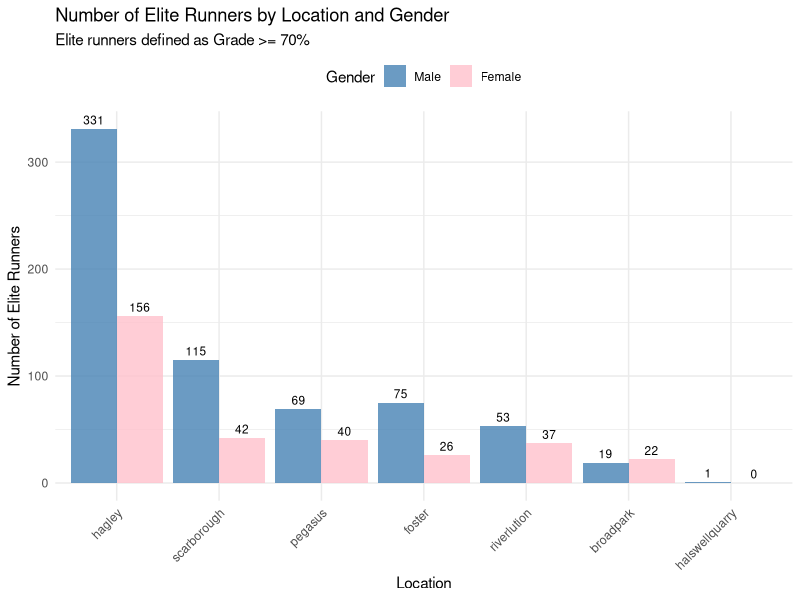
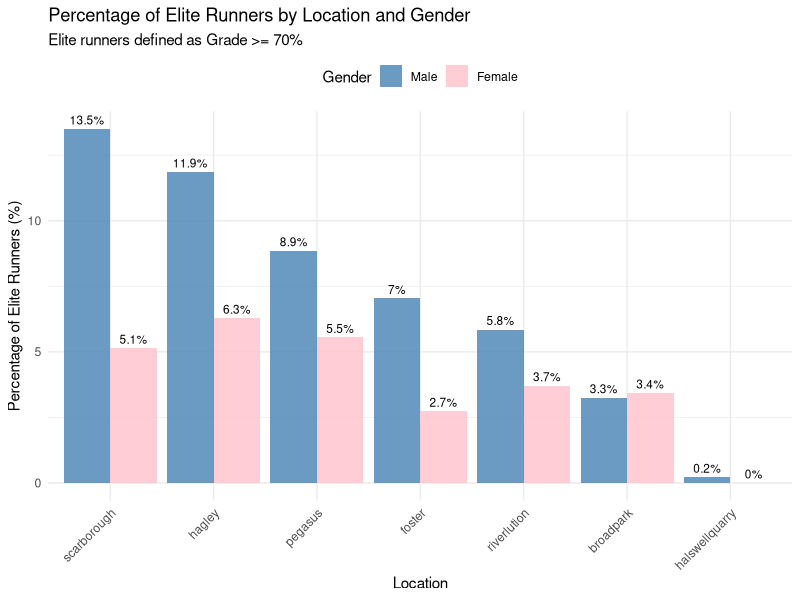
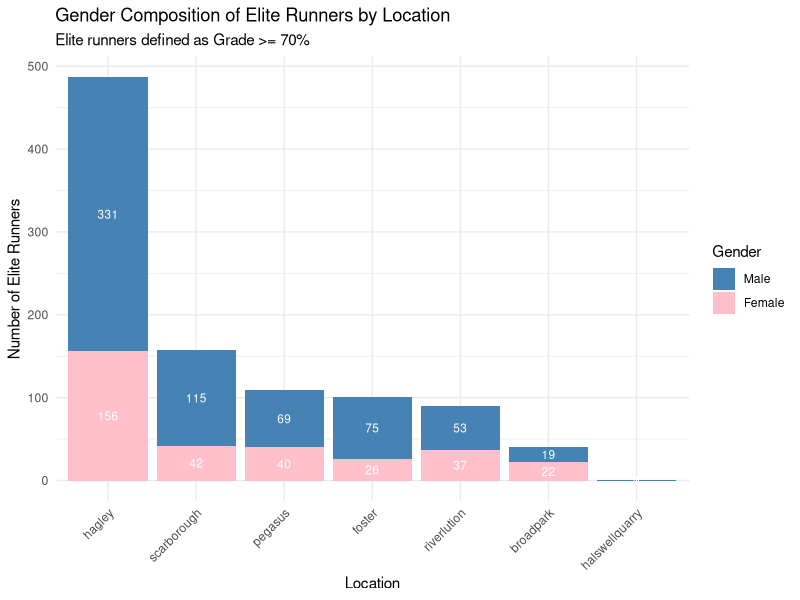
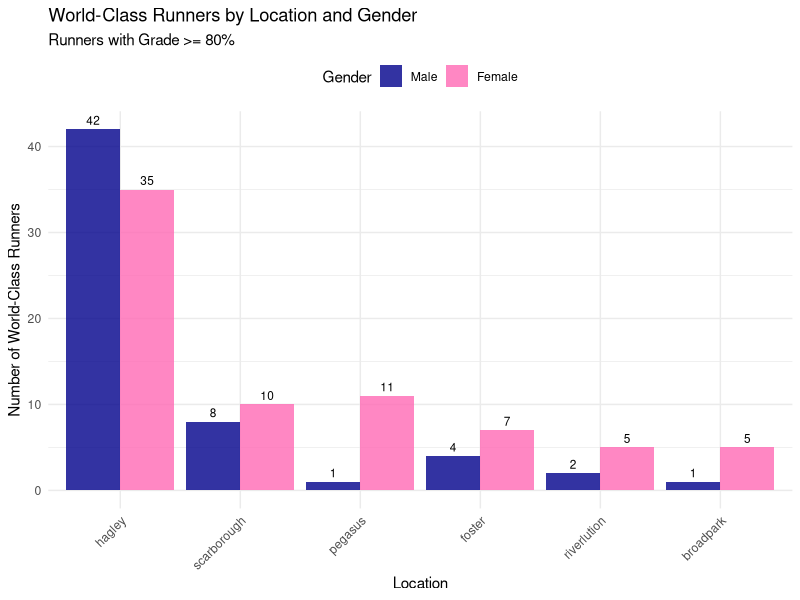
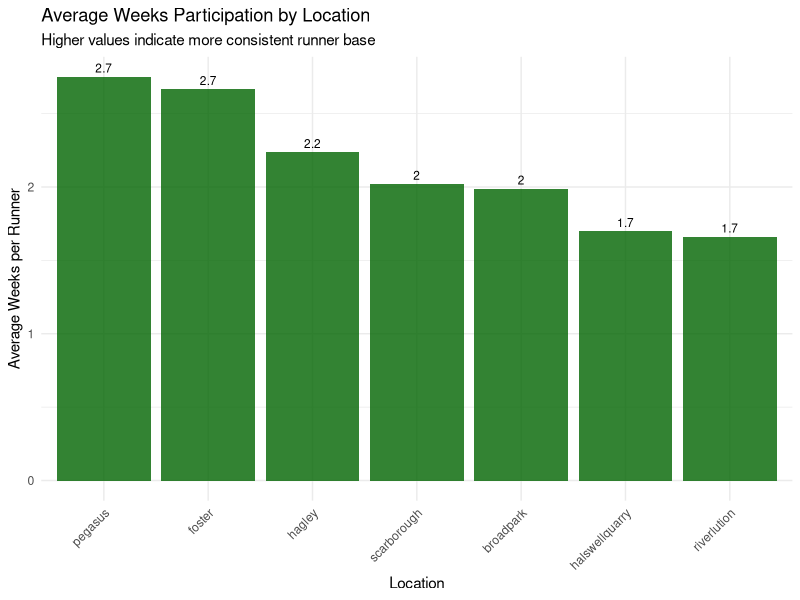
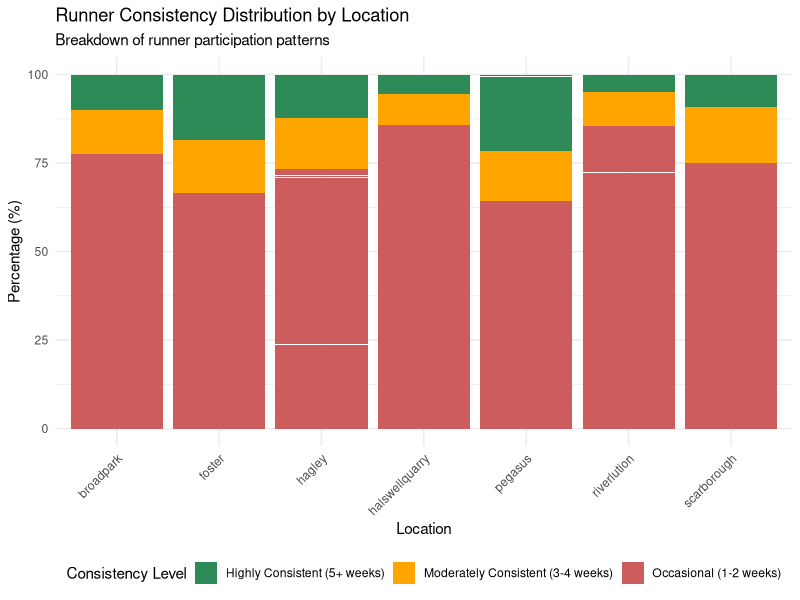
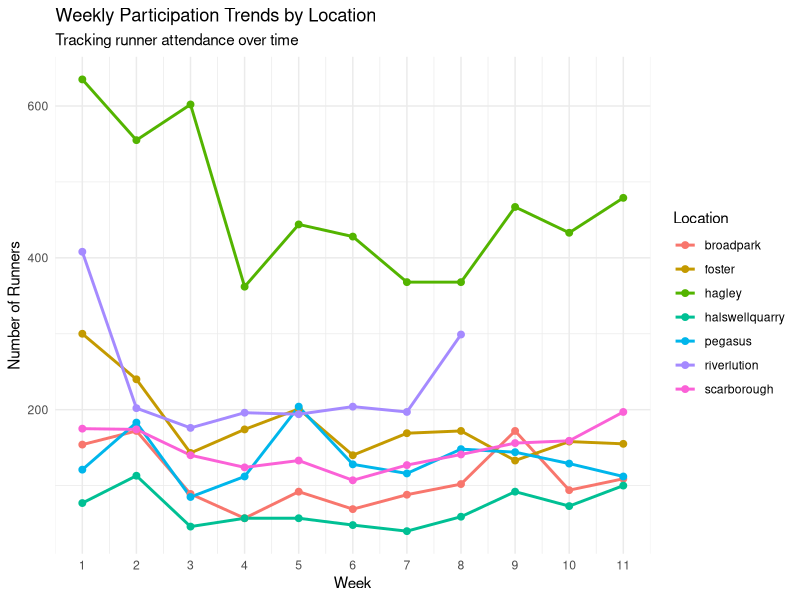

Here is the R script that generated these plots, in order: (Note: this script raises an error after producing the figures.)
# Load required libraries
library(tidyverse)
library(lubridate)
library(scales)
library(ggthemes)
library(ggplot2)
library(dplyr)

# Read the data
parkrun_data <- read.csv("clean-data.csv")

# Clean and prepare the data - using grade for elite classification
clean_data <- parkrun_data %>%
  filter(!is.na(Time_seconds) & Time_seconds > 0 & !is.na(grade)) %>%
  mutate(
    Time_minutes = Time_seconds / 60,
    elite_runner = grade >= 70,  
    week = as.factor(week),
    Gender = factor(Gender, levels = c("M", "F"))  # Ensure consistent gender coding
  )

# QUESTION 4: TARGETING ELITE RUNNERS USING GRADE

# Analyze elite runners by location and gender
elite_analysis_gender <- clean_data %>%
  group_by(parkrun, Gender) %>%
  summarise(
    total_runners = n(),
    elite_runners = sum(elite_runner),
    elite_percentage = elite_runners / total_runners * 100,
    avg_grade = mean(grade, na.rm = TRUE),
    max_grade = max(grade, na.rm = TRUE)
  ) %>%
  arrange(desc(elite_runners))

# Overall elite analysis by location
elite_analysis_overall <- clean_data %>%
  group_by(parkrun) %>%
  summarise(
    total_runners = n(),
    elite_runners = sum(elite_runner),
    elite_percentage = elite_runners / total_runners * 100,
    avg_grade = mean(grade, na.rm = TRUE)
  ) %>%
  arrange(desc(elite_runners))

print("Elite Runners Analysis by Location and Gender (Grade >= 70):")
print(elite_analysis_gender)

# Visualize elite runners distribution by gender

# Bar chart: Number of elite runners by location and gender
p1 <- ggplot(elite_analysis_gender, aes(x = reorder(parkrun, -elite_runners), y = elite_runners, fill = Gender)) +
  geom_bar(stat = "identity", position = "dodge", alpha = 0.8) +
  geom_text(aes(label = elite_runners), 
            position = position_dodge(width = 0.9), 
            vjust = -0.5, size = 3) +
  scale_fill_manual(values = c("M" = "steelblue", "F" = "pink"),
                    labels = c("M" = "Male", "F" = "Female")) +
  labs(title = "Number of Elite Runners by Location and Gender",
       subtitle = "Elite runners defined as Grade >= 70%",
       x = "Location", 
       y = "Number of Elite Runners",
       fill = "Gender") +
  theme_minimal() +
  theme(axis.text.x = element_text(angle = 45, hjust = 1),
        legend.position = "top")

print(p1)

# Bar chart: Percentage of elite runners by location and gender
p2 <- ggplot(elite_analysis_gender, aes(x = reorder(parkrun, -elite_percentage), y = elite_percentage, fill = Gender)) +
  geom_bar(stat = "identity", position = "dodge", alpha = 0.8) +
  geom_text(aes(label = paste0(round(elite_percentage, 1), "%")), 
            position = position_dodge(width = 0.9), 
            vjust = -0.5, size = 3) +
  scale_fill_manual(values = c("M" = "steelblue", "F" = "pink"),
                    labels = c("M" = "Male", "F" = "Female")) +
  labs(title = "Percentage of Elite Runners by Location and Gender",
       subtitle = "Elite runners defined as Grade >= 70%",
       x = "Location", 
       y = "Percentage of Elite Runners (%)",
       fill = "Gender") +
  theme_minimal() +
  theme(axis.text.x = element_text(angle = 45, hjust = 1),
        legend.position = "top")

print(p2)

# Additional visualization: Stacked bar chart showing gender composition
p3 <- ggplot(elite_analysis_gender, aes(x = reorder(parkrun, -elite_runners), y = elite_runners, fill = Gender)) +
  geom_bar(stat = "identity", position = "stack") +
  geom_text(aes(label = elite_runners), 
            position = position_stack(vjust = 0.5), 
            size = 3, color = "white") +
  scale_fill_manual(values = c("M" = "steelblue", "F" = "pink"),
                    labels = c("M" = "Male", "F" = "Female")) +
  labs(title = "Gender Composition of Elite Runners by Location",
       subtitle = "Elite runners defined as Grade >= 70%",
       x = "Location", 
       y = "Number of Elite Runners",
       fill = "Gender") +
  theme_minimal() +
  theme(axis.text.x = element_text(angle = 45, hjust = 1))

print(p3)

# High-performance analysis (Grade >= 80)
high_perf_analysis <- clean_data %>%
  filter(grade >= 80) %>%
  group_by(parkrun, Gender) %>%
  summarise(
    high_perf_runners = n(),
    avg_high_perf_grade = mean(grade, na.rm = TRUE)
  ) %>%
  arrange(desc(high_perf_runners))

print("High Performance Runners Analysis (Grade >= 80):")
print(high_perf_analysis)

# Visualization for high performance runners
p4 <- ggplot(high_perf_analysis, aes(x = reorder(parkrun, -high_perf_runners), y = high_perf_runners, fill = Gender)) +
  geom_bar(stat = "identity", position = "dodge", alpha = 0.8) +
  geom_text(aes(label = high_perf_runners), 
            position = position_dodge(width = 0.9), 
            vjust = -0.5, size = 3) +
  scale_fill_manual(values = c("M" = "darkblue", "F" = "hotpink"),
                    labels = c("M" = "Male", "F" = "Female")) +
  labs(title = "World-Class Runners by Location and Gender",
       subtitle = "Runners with Grade >= 80%",
       x = "Location", 
       y = "Number of World-Class Runners",
       fill = "Gender") +
  theme_minimal() +
  theme(axis.text.x = element_text(angle = 45, hjust = 1),
        legend.position = "top")

print(p4)


# Gender ratios by location
gender_ratios <- elite_analysis_gender %>%
  group_by(parkrun) %>%
  summarise(
    male_elite = sum(elite_runners[Gender == "M"]),
    female_elite = sum(elite_runners[Gender == "F"]),
    total_elite = sum(elite_runners),
    female_ratio = female_elite / total_elite * 100
  ) %>%
  arrange(desc(total_elite))

print("Gender Ratios of Elite Runners by Location:")
print(gender_ratios)

# Save the results
write.csv(elite_analysis_gender, "elite_runners_grade_analysis.csv", row.names = FALSE)
write.csv(elite_analysis_overall, "elite_runners_overall.csv", row.names = FALSE)
write.csv(gender_ratios, "elite_gender_ratios.csv", row.names = FALSE)

cat("\nAnalysis files saved:\n")
cat("- elite_runners_grade_analysis.csv\n")
cat("- elite_runners_overall.csv\n")
cat("- elite_gender_ratios.csv\n")

# QUESTION 4: CONSISTENT RUNNERS ANALYSIS

# Identify consistent runners (appearing in multiple weeks)
runner_consistency <- clean_data %>%
  group_by(name_id, parkrun) %>%
  summarise(
    weeks_participated = n_distinct(week),
    total_runs = n(),
    avg_time = mean(Time_minutes),
    first_week = min(as.numeric(as.character(week))),
    last_week = max(as.numeric(as.character(week)))
  ) %>%
  mutate(
    consistency_level = case_when(
      weeks_participated >= 5 ~ "Highly Consistent (5+ weeks)",
      weeks_participated >= 3 ~ "Moderately Consistent (3-4 weeks)",
      TRUE ~ "Occasional (1-2 weeks)"
    )
  )

glimpse(runner_consistency)


# Consistency summary by location
consistency_by_location <- runner_consistency %>%
  group_by(parkrun) %>%
  summarise(
    total_unique_runners = n(),
    highly_consistent = sum(weeks_participated >= 5),
    moderately_consistent = sum(weeks_participated >= 3 & weeks_participated <= 4),
    occasional = sum(weeks_participated <= 2),
    pct_highly_consistent = highly_consistent / total_unique_runners * 100,
    avg_weeks_per_runner = mean(weeks_participated)
  ) %>%
  arrange(desc(avg_weeks_per_runner))

print("Runner Consistency by Location:")
print(consistency_by_location)

# Overall consistency distribution
overall_consistency <- runner_consistency %>%
  count(consistency_level) %>%
  mutate(percentage = n / sum(n) * 100)

print("Overall Consistency Distribution:")
print(overall_consistency)

# Visualize consistency patterns

# Consistency distribution by location
p3 <- ggplot(consistency_by_location, aes(x = reorder(parkrun, -avg_weeks_per_runner), y = avg_weeks_per_runner)) +
  geom_bar(stat = "identity", fill = "darkgreen", alpha = 0.8) +
  geom_text(aes(label = round(avg_weeks_per_runner, 1)), vjust = -0.5, size = 3) +
  labs(title = "Average Weeks Participation by Location",
       subtitle = "Higher values indicate more consistent runner base",
       x = "Location", y = "Average Weeks per Runner") +
  theme_minimal() +
  theme(axis.text.x = element_text(angle = 45, hjust = 1))

print(p3)

# Consistency level breakdown
p4 <- runner_consistency %>%
  count(parkrun, consistency_level) %>%
  group_by(parkrun) %>%
  mutate(percentage = n / sum(n) * 100) %>%
  ggplot(aes(x = parkrun, y = percentage, fill = consistency_level)) +
  geom_bar(stat = "identity", position = "stack") +
  scale_fill_manual(values = c("Highly Consistent (5+ weeks)" = "#2E8B57", 
                               "Moderately Consistent (3-4 weeks)" = "#FFA500", 
                               "Occasional (1-2 weeks)" = "#CD5C5C")) +
  labs(title = "Runner Consistency Distribution by Location",
       subtitle = "Breakdown of runner participation patterns",
       x = "Location", y = "Percentage (%)", fill = "Consistency Level") +
  theme_minimal() +
  theme(axis.text.x = element_text(angle = 45, hjust = 1),
        legend.position = "bottom")

print(p4)

# Time series of participation by location
weekly_participation <- clean_data %>%
  group_by(parkrun, week) %>%
  summarise(weekly_runners = n_distinct(name_id)) %>%
  mutate(week_num = as.numeric(as.character(week)))

p5 <- ggplot(weekly_participation, aes(x = week_num, y = weekly_runners, color = parkrun)) +
  geom_line(size = 1) +
  geom_point(size = 2) +
  labs(title = "Weekly Participation Trends by Location",
       subtitle = "Tracking runner attendance over time",
       x = "Week", y = "Number of Runners", color = "Location") +
  theme_minimal() +
  scale_x_continuous(breaks = 1:max(weekly_participation$week_num))

print(p5)

# COMBINED ANALYSIS: Elite vs Consistent Runners

# Identify runners who are both elite and consistent
elite_consistent_runners <- clean_data %>%
  group_by(name_id, parkrun) %>%
  summarise(
    is_elite = any(elite_runner),
    weeks_participated = n_distinct(week),
    avg_time = mean(Time_minutes)
  ) %>%
  filter(is_elite & weeks_participated >= 3) %>%
  arrange(parkrun, desc(weeks_participated), avg_time)

print("Elite and Consistent Runners (3+ weeks):")
print(elite_consistent_runners)

# Summary of elite consistent runners by location
elite_consistent_summary <- elite_consistent_runners %>%
  group_by(parkrun) %>%
  summarise(
    elite_consistent_count = n(),
    avg_weeks_elite = mean(weeks_participated)
  ) %>%
  arrange(desc(elite_consistent_count))

print("Elite and Consistent Runners by Location:")
print(elite_consistent_summary)



# Save key results to CSV for further analysis
write.csv(elite_analysis, "elite_runners_analysis.csv", row.names = FALSE)
write.csv(consistency_by_location, "runner_consistency_analysis.csv", row.names = FALSE)
write.csv(elite_consistent_runners, "elite_consistent_runners.csv", row.names = FALSE)

# Print key insights
cat("\n=== KEY INSIGHTS ===\n")
cat("1. Elite Runner Targeting:\n")
cat("   - Focus on", elite_analysis$parkrun[1], "with", elite_analysis$elite_runners[1], "elite runners\n")
cat("   -", round(elite_analysis$elite_percentage[1], 1), "% of runners at this location are elite\n")
cat("   - Fastest time:", round(elite_analysis$fastest_time[1], 2), "minutes\n\n")

cat("2. Consistent Runners:\n")
cat("   - Total highly consistent runners (5+ weeks):", overall_consistency$n[overall_consistency$consistency_level == "Highly Consistent (5+ weeks)"], "\n")
cat("   - Most consistent location:", consistency_by_location$parkrun[1], "\n")
cat("   - Average weeks per runner at top location:", round(consistency_by_location$avg_weeks_per_runner[1], 1), "\n\n")

cat("3. Elite & Consistent Runners (Most Valuable):\n")
cat("   - Total elite runners who are also consistent:", nrow(elite_consistent_runners), "\n")
cat("   - Best location for elite+consistent:", elite_consistent_summary$parkrun[1], "\n")
cat("   - Count at best location:", elite_consistent_summary$elite_consistent_count[1], "\n")
